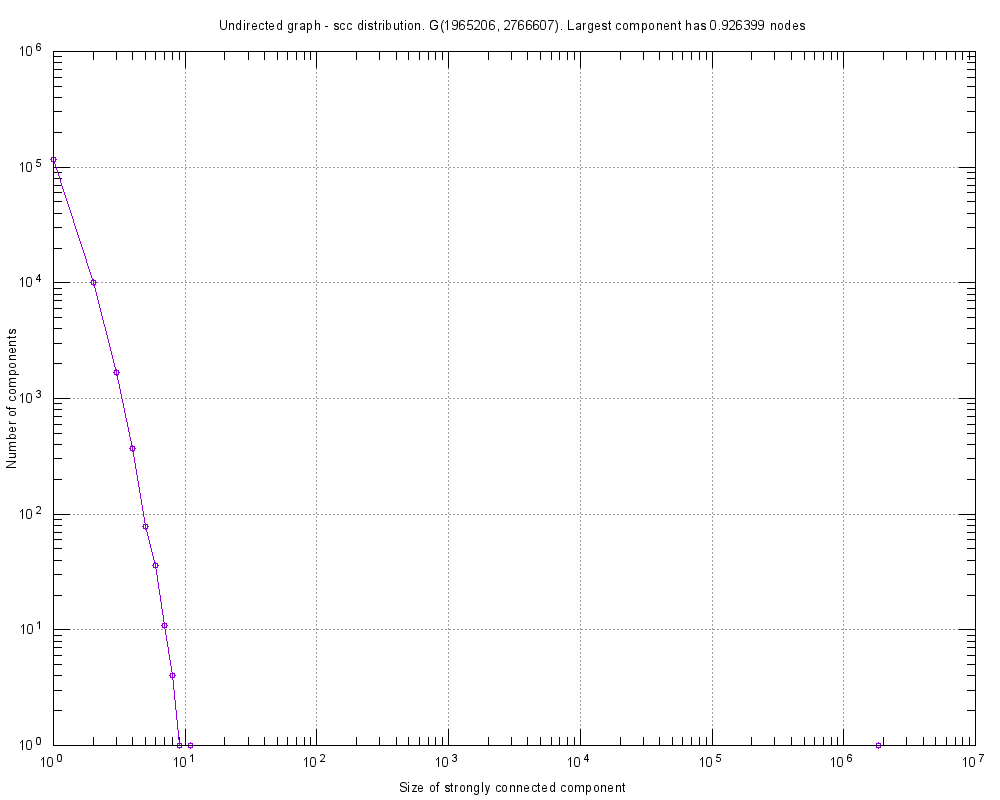

Here is the gnuplot script that generated this plot:
#
# Undirected graph - scc distribution. G(1965206, 2766607). Largest component has 0.926399 nodes (Fri Mar 03 02:04:29 2017)
#

set title "Undirected graph - scc distribution. G(1965206, 2766607). Largest component has 0.926399 nodes"
set key bottom right
set logscale xy 10
set format x "10^{%L}"
set mxtics 10
set format y "10^{%L}"
set mytics 10
set grid
set xlabel "Size of strongly connected component"
set ylabel "Number of components"
set tics scale 2
set terminal png font arial 10 size 1000,800
set output 'scc.ScaleFreeScc.png'
plot 	"scc.ScaleFreeScc.tab" using 1:2 title "" with linespoints pt 6
